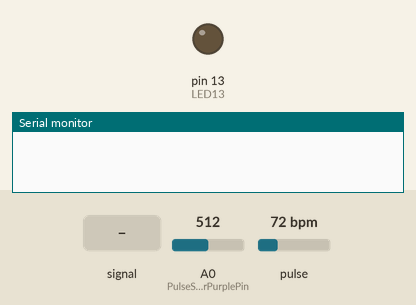
A sketch run on a simulated Arduino Uno, built with avr-gcc and run on an emulated ATmega328P. On the bench: output pins drawn as LEDs (lit = HIGH), the last lines printed to the serial monitor. Dashed ring = blinking. Inputs (shaded band) come from the test bench; at power-on: A0 (PulseSensorPurplePin) = 512, pulse 72 bpm.

Above: at 1.2 s.
1.3 s: A0 (PulseSensorPurplePin) fed a 1000 Hz sine of ±255 counts around its level
At 2.9 s:
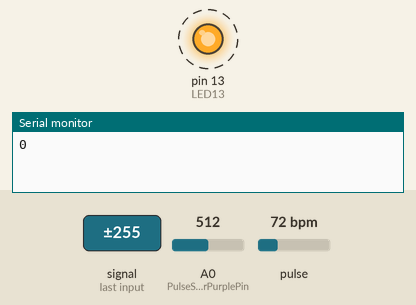
4.3 s: A0 (PulseSensorPurplePin) set to 560
6.0 s: A0 (PulseSensorPurplePin) set to 539
At 6.7 s:
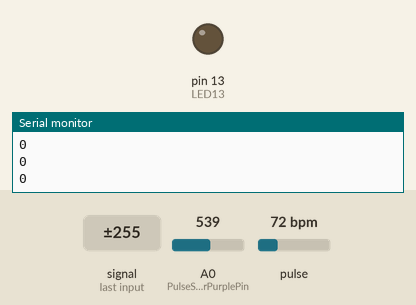
7.6 s: A0 (PulseSensorPurplePin) set to 716
At 9.0 s:
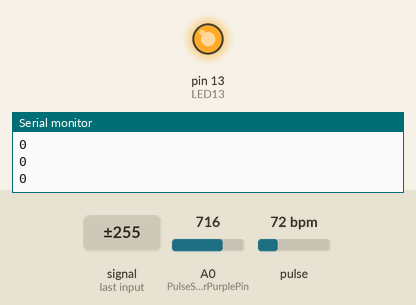
Timing chart, 0 to 10.1 s (numbered marks = the images above; inputs shaded):
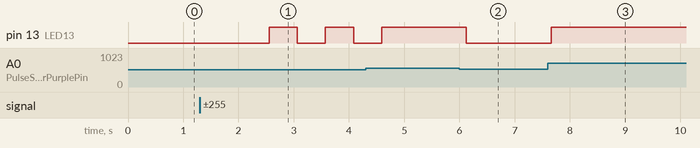

The sketch:

pulse_bpm.ino
```cpp
/*  PulseSensor™ Starter Project and Signal Tester
 *  The Best Way to Get Started  With, or See the Raw Signal of, your PulseSensor™ & Arduino.
 *
 *  Here is a link to the tutorial
 *  https://pulsesensor.com/pages/code-and-guide
 *
 *  WATCH ME (Tutorial Video):
 *  https://www.youtube.com/watch?v=82T_zBZQkOE
 *
 *
-------------------------------------------------------------
1) This shows a live human Heartbeat Pulse.
2) Live visualization in Arduino's Cool "Serial Plotter".
3) Blink an LED on each Heartbeat.
4) This is the direct Pulse Sensor's Signal.
5) A great first-step in troubleshooting your circuit and connections.
6) "Human-readable" code that is newbie friendly."

*/

#include <PulseSensorPlayground.h>     // Includes the PulseSensorPlayground Library.
#include <Math.h>

//  Variables
int PulseSensorPurplePin = 0;        // Pulse Sensor PURPLE WIRE connected to ANALOG PIN 0
int LED13 = 13;   //  The on-board Arduion LED


int Signal;                // holds the incoming raw data. Signal value can range from 0-1024
int Threshold = 550;            // Determine which Signal to "count as a beat", and which to ingore.

PulseSensorPlayground pulseSensor;

// The SetUp Function:
void setup() {
  pinMode(LED13,OUTPUT);         // pin that will blink to your heartbeat!
  Serial.begin(9600);         // Set's up Serial Communication at certain speed.
}

// The Main Loop Function
void loop() {

  Signal = analogRead(PulseSensorPurplePin);  // Read the PulseSensor's value.
                                              // Assign this value to the "Signal" variable.

   //Serial.println(Signal);                    // Send the Signal value to Serial Plotter.

   int myBPM = round((pulseSensor.getBeatsPerMinute())/10);

   if(Signal > Threshold){                          // If the signal is above "550", then "turn-on" Arduino's on-Board LED.
     digitalWrite(LED13,HIGH);
     Serial.println(myBPM/100);
   } else {
     digitalWrite(LED13,LOW);                //  Else, the sigal must be below "550", so "turn-off" this LED.
     //Serial.println(myBPM);
   }
   delay(500);                    // considered best practice in a simple sketch.


delay(10);


}
```

Measured:
- after the input at 1.3 s, pin 13 (LED13): alternates HIGH for 0.51 s and LOW for 0.51 s, starting after 1.3 s
- after the input at 6.0 s, pin 13 (LED13): HIGH → LOW after 0.13 s
- after the input at 7.6 s, pin 13 (LED13): LOW → HIGH after 0.06 s
